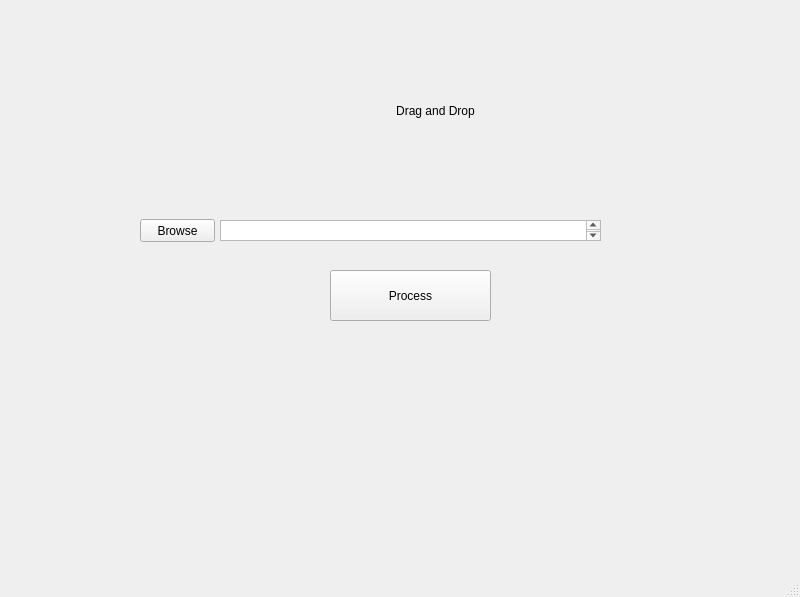
<?xml version="1.0" encoding="UTF-8"?>
<ui version="4.0">
 <class>FP</class>
 <widget class="QMainWindow" name="FP">
  <property name="geometry">
   <rect>
    <x>0</x>
    <y>0</y>
    <width>800</width>
    <height>597</height>
   </rect>
  </property>
  <property name="windowTitle">
   <string>FP</string>
  </property>
  <widget class="QWidget" name="Main">
   <widget class="QPushButton" name="Process">
    <property name="geometry">
     <rect>
      <x>330</x>
      <y>270</y>
      <width>161</width>
      <height>51</height>
     </rect>
    </property>
    <property name="maximumSize">
     <size>
      <width>16777215</width>
      <height>16777215</height>
     </size>
    </property>
    <property name="text">
     <string>Process</string>
    </property>
   </widget>
   <widget class="QLabel" name="DragnDrop">
    <property name="geometry">
     <rect>
      <x>70</x>
      <y>0</y>
      <width>671</width>
      <height>221</height>
     </rect>
    </property>
    <property name="text">
     <string>                                                                                                  Drag and Drop</string>
    </property>
   </widget>
   <widget class="QTextBrowser" name="Display">
    <property name="geometry">
     <rect>
      <x>220</x>
      <y>220</y>
      <width>381</width>
      <height>21</height>
     </rect>
    </property>
   </widget>
   <widget class="QPushButton" name="Browse">
    <property name="geometry">
     <rect>
      <x>140</x>
      <y>219</y>
      <width>75</width>
      <height>23</height>
     </rect>
    </property>
    <property name="text">
     <string>Browse</string>
    </property>
   </widget>
  </widget>
  <widget class="QMenuBar" name="menubar">
   <property name="geometry">
    <rect>
     <x>0</x>
     <y>0</y>
     <width>800</width>
     <height>21</height>
    </rect>
   </property>
  </widget>
  <widget class="QStatusBar" name="statusbar"/>
 </widget>
 <resources/>
 <connections/>
</ui>
